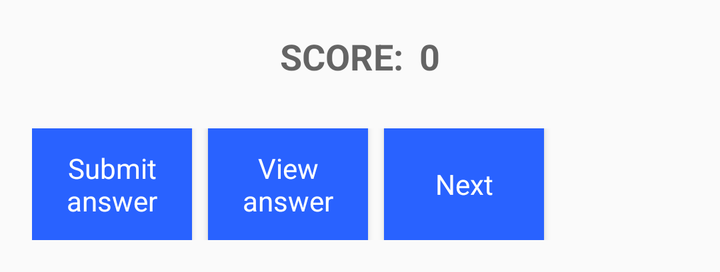
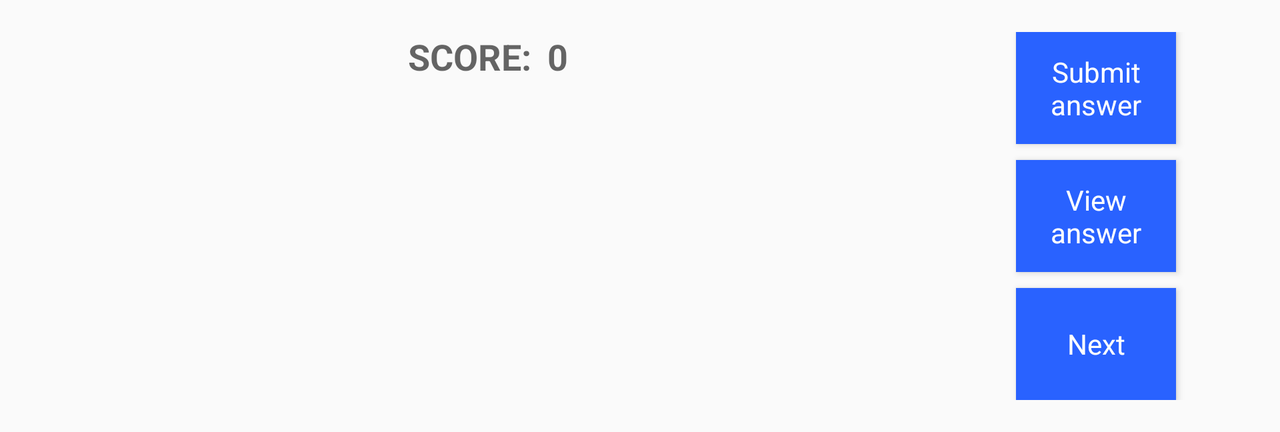

An Android layout and its configuration variant, each rendered on a device that would load it. The default file and the variant file are quoted in full after the pictures.
<!-- AndroidManifest.xml: application theme AppTheme -->
<!-- res/layout/activity_main.xml -->
<?xml version="1.0" encoding="utf-8"?>
<ScrollView xmlns:android="http://schemas.android.com/apk/res/android"
    xmlns:app="http://schemas.android.com/apk/res-auto"
    xmlns:tools="http://schemas.android.com/tools"
    android:layout_width="match_parent"
    android:layout_height="wrap_content"
    android:layout_margin="@dimen/activity_margin"
    android:orientation="vertical"
    tools:context="com.oz_heng.apps.android.ozquiz.MainActivity">

    <LinearLayout
        android:layout_width="match_parent"
        android:layout_height="wrap_content"
        android:orientation="vertical">

        <LinearLayout
            android:layout_width="match_parent"
            android:layout_height="wrap_content"
            android:layout_marginBottom="@dimen/activity_margin_half"
            android:gravity="center_horizontal"
            android:orientation="horizontal">

            <TextView
                style="@style/TextViewStyle"
                android:text="@string/score"
                android:textAllCaps="true" />

            <TextView
                android:id="@+id/score"
                style="@style/TextViewStyle"
                android:layout_marginLeft="@dimen/activity_margin_half"
                android:layout_marginStart="@dimen/activity_margin_half"
                tools:text="0" />

        </LinearLayout>

        
        <FrameLayout
            android:id="@+id/fragment_container"
            android:layout_width="match_parent"
            android:layout_height="wrap_content"
            android:layout_gravity="start"
            android:layout_marginBottom="@dimen/activity_margin" />

        <LinearLayout
            android:layout_width="match_parent"
            android:layout_height="wrap_content"
            android:gravity="center_vertical"
            android:orientation="horizontal">

            <Button
                android:id="@+id/button_submit_answer"
                style="@style/ButtonStyle"
                android:text="@string/submit_answer" />

            <Button
                android:id="@+id/button_view_answer"
                style="@style/ButtonStyle"
                android:layout_marginLeft="@dimen/activity_margin_half"
                android:layout_marginStart="@dimen/activity_margin_half"
                android:text="@string/view_answer" />

            <Button
                android:id="@+id/button_next_quiz"
                style="@style/ButtonStyle"
                android:layout_marginLeft="@dimen/activity_margin_half"
                android:layout_marginStart="@dimen/activity_margin_half"

                android:text="@string/next" />

        </LinearLayout>

    </LinearLayout>

</ScrollView>
<!-- resources referenced by this layout -->
<resources>
  <dimen name="activity_margin">16dp</dimen>
  <dimen name="activity_margin_half">8dp</dimen>
  <string name="next">Next</string>
  <string name="score">Score: </string>
  <string name="submit_answer">Submit answer</string>
  <string name="view_answer">View answer</string>
  <style name="ButtonStyle">
          <item name="android:layout_width">80dp</item>
          <item name="android:layout_height">56dp</item>
          <item name="android:textAppearance">?android:textAppearanceSmall</item>
          <item name="android:textColor">@color/colorWhite</item>
          <item name="android:background">@color/colorAccent</item>
          <item name="android:padding">@dimen/activity_margin_quarter</item>
      </style>
  <style name="TextViewStyle">
          <item name="android:layout_width">wrap_content</item>
          <item name="android:layout_height">wrap_content</item>
          <item name="android:textAppearance">?android:textAppearanceMedium</item>
          <item name="android:textStyle">bold</item>
      </style>
  <style name="AppTheme" parent="Theme.AppCompat.Light.DarkActionBar">
          
          <item name="colorPrimary">@color/colorPrimary</item>
          <item name="colorPrimaryDark">@color/colorPrimaryDark</item>
          <item name="colorAccent">@color/colorAccent</item>
      </style>
  <color name="colorWhite">#FFFFFF</color>
  <color name="colorAccent">@color/colorBlueAccent700</color>
  <dimen name="activity_margin_quarter">4dp</dimen>
  <color name="colorPrimary">#3F51B5</color>
  <color name="colorPrimaryDark">#303F9F</color>
  <color name="colorBlueAccent700">#2962FF</color>
</resources>
<!-- res/layout-land/activity_main.xml (the repository's variant of the layout above) -->
<!-- drawn on the phone turned sideways -->
<?xml version="1.0" encoding="utf-8"?>
<ScrollView xmlns:android="http://schemas.android.com/apk/res/android"
    xmlns:app="http://schemas.android.com/apk/res-auto"
    xmlns:tools="http://schemas.android.com/tools"
    android:layout_width="match_parent"
    android:layout_height="wrap_content"
    android:layout_margin="@dimen/activity_margin"
    android:orientation="vertical"
    tools:context="com.oz_heng.apps.android.ozquiz.MainActivity">

    <LinearLayout
        android:layout_width="match_parent"
        android:layout_height="wrap_content"
        android:orientation="vertical">

        <LinearLayout
            android:layout_width="match_parent"
            android:layout_height="wrap_content"
            android:orientation="horizontal">

            <LinearLayout
                android:layout_width="0dp"
                android:layout_height="wrap_content"
                android:layout_weight="3"
                android:orientation="vertical">

                <LinearLayout
                    android:layout_width="match_parent"
                    android:layout_height="wrap_content"
                    android:layout_marginBottom="@dimen/activity_margin_half"
                    android:gravity="center_horizontal"
                    android:orientation="horizontal">

                    <TextView
                        style="@style/TextViewStyle"
                        android:text="@string/score"
                        android:textAllCaps="true" />

                    <TextView
                        android:id="@+id/score"
                        style="@style/TextViewStyle"
                        android:layout_marginLeft="@dimen/activity_margin_half"
                        android:layout_marginStart="@dimen/activity_margin_half"
                        tools:text="0" />

                </LinearLayout>

                
                <FrameLayout
                    android:id="@+id/fragment_container"
                    android:layout_width="match_parent"
                    android:layout_height="wrap_content"
                    android:layout_gravity="start" />

            </LinearLayout>

            <LinearLayout
                android:layout_width="0dp"
                android:layout_height="wrap_content"
                android:layout_weight="1"
                android:gravity="center_horizontal"
                android:orientation="vertical">

                <Button
                    android:id="@+id/button_submit_answer"
                    style="@style/ButtonStyle"
                    android:text="@string/submit_answer" />

                <Button
                    android:id="@+id/button_view_answer"
                    style="@style/ButtonStyle"
                    android:layout_marginTop="@dimen/activity_margin_half"
                    android:text="@string/view_answer" />

                <Button
                    android:id="@+id/button_next_quiz"
                    style="@style/ButtonStyle"
                    android:layout_marginTop="@dimen/activity_margin_half"
                    android:text="@string/next" />

            </LinearLayout>

        </LinearLayout>

    </LinearLayout>

</ScrollView>
